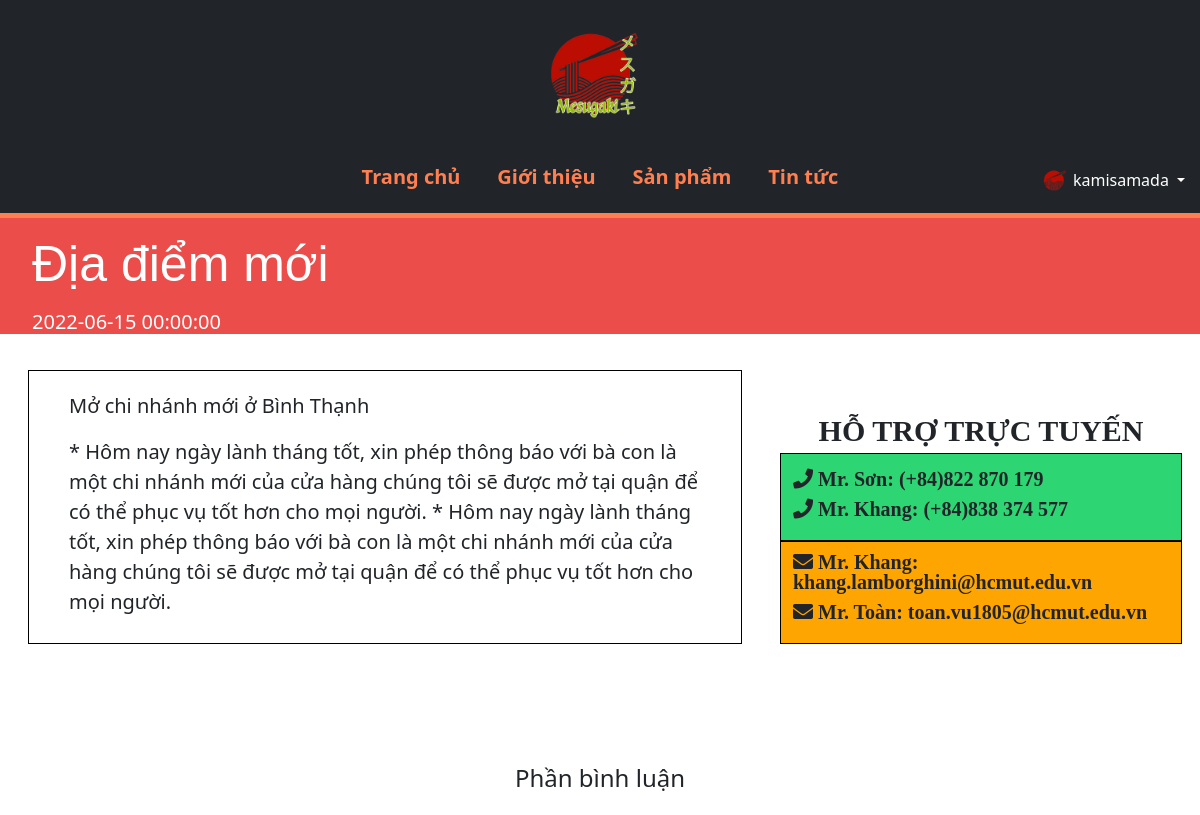
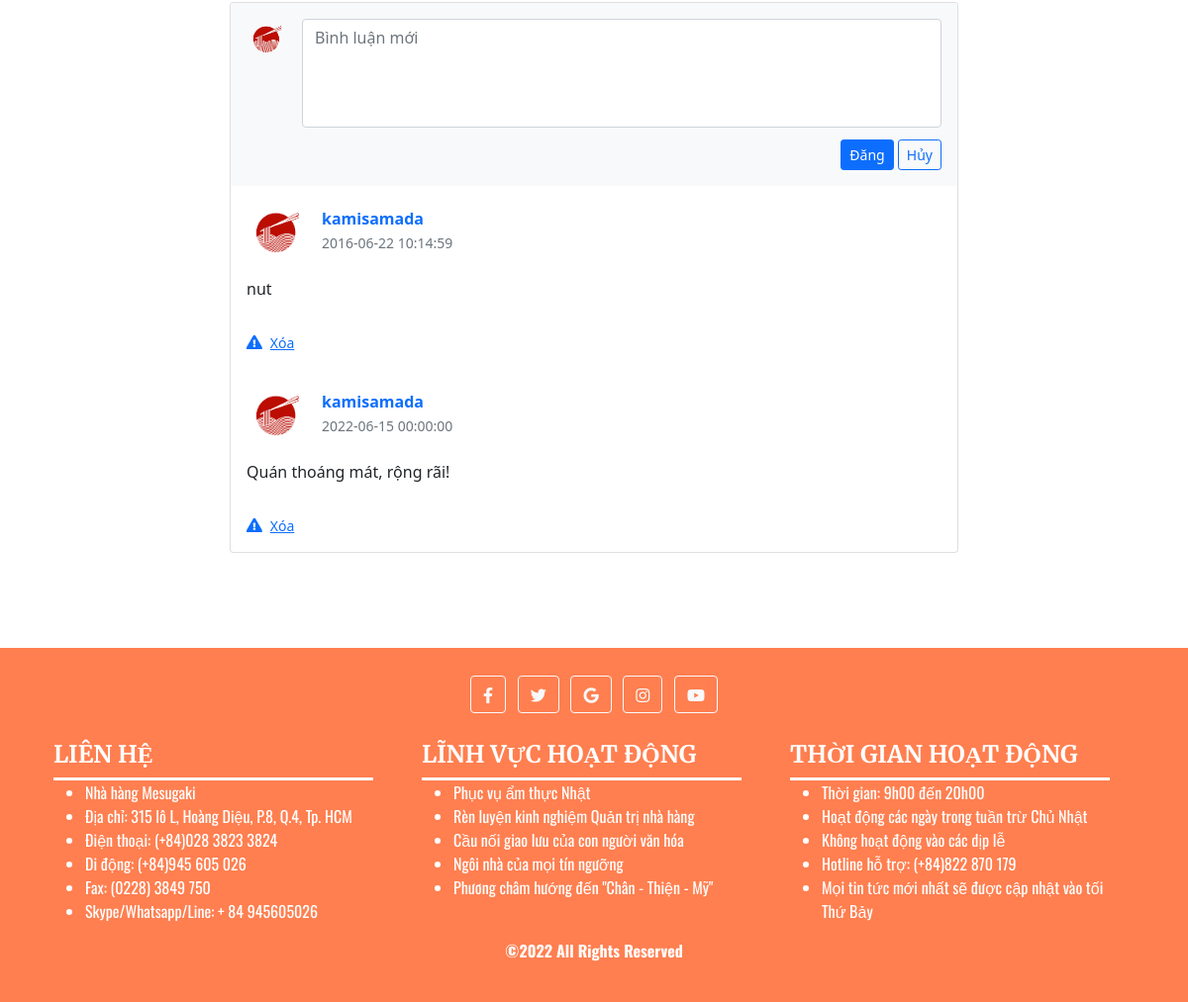
The app's page /newsInfo.php (signed in) with its own data (2 pictures, top to bottom).
### tables this page shows
CREATE TABLE `news` (
  `id` int(10) UNSIGNED NOT NULL,
  `name` varchar(100) NOT NULL,
  `datetime` datetime NOT NULL,
  `content` text NOT NULL,
  `contentBody` text NOT NULL
);

CREATE TABLE `news_comments` (
  `id` int(10) UNSIGNED NOT NULL auto_increment,
  `user_id` int(11) NOT NULL,
  `datetime` datetime NOT NULL,
  `content` text NOT NULL,
  `news_id` int(11) NOT NULL,
  `num_like` int NOT NULL DEFAULT 0,
  primary key(`id`)
);

CREATE TABLE `user` (
  `id` int(10) UNSIGNED NOT NULL,
  `username` varchar(100) NOT NULL,
  `password` varchar(255) NOT NULL,
  `full_name` varchar(100) NOT NULL,
  `sex` varchar(6) NOT NULL COMMENT 'Nam, Nữ, Khác',
  `birthday` date NOT NULL,
  `email` varchar(50) NOT NULL,
  `phone` varchar(15) NOT NULL,
  `address` varchar(255) NOT NULL,
  `admin` tinyint(1) NOT NULL DEFAULT 0 COMMENT '0: user, 1: admin'
);

### newsInfo.php (the view, shortened to what this page needs)
<!DOCTYPE html>
<html lang="en">
<head>
  <link href="https://cdnjs.cloudflare.com/ajax/libs/font-awesome/5.9.0/css/all.min.css" rel="stylesheet">
  <link href="https://cdn.jsdelivr.net/npm/bootstrap@5.1.3/dist/css/bootstrap.min.css" rel="stylesheet">
  <link rel="stylesheet" href="styles/news-info.css">
</head>
<body>
  <div>
    <?php $IPATH = $_SERVER["DOCUMENT_ROOT"]."/btl-web/";
    include($IPATH."navbar.php");?>
  </div>
  <?php
    require_once('config/config.php');
    $news_id = "";
    $query = "SELECT * FROM news WHERE id = '" . $news_id . "'";
    $res = mysqli_query($conn, $query);
    $newspage = mysqli_fetch_all($res, MYSQLI_ASSOC);
    $newspage1 = $newspage[0];
    $query1 = "SELECT * FROM news_comments WHERE news_id = '" . $news_id . "'";
    $res = mysqli_query($conn, $query1);
    $cmts = mysqli_fetch_all($res, MYSQLI_ASSOC);
    $query2 = "SELECT id, username FROM user";
    $res = mysqli_query($conn, $query2);
    $users = mysqli_fetch_all($res, MYSQLI_ASSOC);
  ?>
  <div id="container">
    <div class="newsDISP" style="padding: 1em 0 0 2em; background-color: #eb4d4b">
        <div class="mb-3 text-white">
            <h1 style="font-size: 50px"><?php echo htmlspecialchars($newspage1['name']); ?></h1>
        </div>
        <p class="lead text-white">
          <span class="text-white">
            <h5 class="text-white"><?php echo htmlspecialchars($newspage1['datetime']); ?></h5>
          </span>
        </p>
        </div>
        <div class="row">
          <div class="col-sm-7" style="border: 1px solid black; padding: 1em 2em 0 2em; margin: 1em 2em 0 2em; font-size: 20px">
          <p><?php echo htmlspecialchars($newspage1['content']); ?></p>
          <p><?php echo htmlspecialchars($newspage1['contentBody']); ?></p>
          </div>
          <div class="col-sm-4" style="padding: 0 20px 0 10px; margin-top: 10px">
    <div class="row">
      <br><br>
    </div>
      <div class="row" style="font-weight: bold; font-size: 30px; display: flex; justify-content: center; align-items: center; font-family: 'Charis SIL', serif;">
        HỖ TRỢ TRỰC TUYẾN
      </div>
      <div class="row" style="font-size: 20px; background-color: #2ed573; border: 1px solid black; display: flex">
        <p style="padding-top: 10px"><i class="fa fa-phone"> Mr. Sơn: (+84)822 870 179</i><br>
        <i class="fa fa-phone"> Mr. Khang: (+84)838 374 577</i>
      </p>
      </div>
      <div class="row" style="font-size: 20px; background-color: #ffa502; border: 1px solid black; display: flex">
        <p style="padding-top: 10px"><i class="fas fa-envelope"> Mr. Khang: khang.lamborghini@hcmut.edu.vn</i><br>
        <i class="fas fa-envelope"> Mr. Toàn: toan.vu1805@hcmut.edu.vn</i>
      </p>
      </div>
    </div>
        </div>
        <div class="container my-5 py-5">
          <div class="row d-flex justify-content-center commentDISP">
          <div class="col-md-6 text-center">
            <h4 class="my-4 h4">Phần bình luận</h4>
          </div>
          </div>
          <div class="row d-flex justify-content-center">
            <div class="col-md-12 col-lg-10 col-xl-8">
              <div class="card">
                <div class="card-header py-3 border-0" style="background-color: #f8f9fa;">
                  <form action="" method="post">
                    <div class="d-flex flex-start w-100">
                      <img class="rounded-circle shadow-1-strong me-3"
                        src="img/logo.png" alt="avatar" width="40"
                        height="40" />
                      <div class="form-outline w-100">
                        <textarea class="form-control" id="textAreaExample" rows="4"
                          style="background: #fff; resize: none;" placeholder="Bình luận mới" name="comment_text"></textarea>
                      </div>
                    </div>
                    <div class="float-end mt-2 pt-1">
                      <button type="submit" class="btn-orange btn btn-primary btn-sm" name="comment_post">Đăng</button>
                      <input type="reset" class="btn-orange-out btn btn-outline-primary btn-sm" value="Hủy"></input>
                    </div>
                  </form>
                </div>
                <?php
                  if (isset($_SESSION['admin']) == false);
                  else if ($_SESSION['admin'] == 1){
                    foreach($cmts as $comment){
                ?>
                <div class="card-body">
                  <div class="d-flex flex-start align-items-center">
                    <img class="rounded-circle shadow-1-strong me-3"
                      src="img/logo.png" alt="avatar" width="60"
                      height="60" />
                    <div>
                      <h6 class="fw-bold text-primary mb-1">
                        <?php
                          $key = array_search($comment['user_id'], array_column($users, 'id'));
                          $id = $comment['id'];
                          echo $users[$key]['username'];
                        ?>
                      </h6>
                      <p class="text-muted small mb-0">
                        <?php echo $comment['datetime'];?>
                      </p>
                    </div>
                  </div>
                  <p class="mt-3 mb-4 pb-2">
                    <?php echo htmlspecialchars($comment['content']);?>
                  </p>
                  <div class="small d-flex justify-content-start">
                  <a href=<?php echo "admin/deleteNewsComment.php?id=$id&news_id=$news_id"?> class="d-flex align-items-center me-3">
                    <i class="fas fa-exclamation-triangle me-2"></i>
                    <p class="mb-0">Xóa</p>
                    </a>
                  </div>
                </div>
                <?php
                    }
                }
                ?>
              </div>
            </div>
          </div>
        </div>
    </div>
  <div>
    <?php $IPATH = $_SERVER["DOCUMENT_ROOT"]."/btl-web/";
    include($IPATH."footer.php");?>
  </div>
</body>
</html>

### styles/news-info.css (style rules this page uses)
:root { --color: #ff7f50; --border: 5px solid #ff7f50; --gray: #57606f; --bg: rgba(255, 255, 255, 0.3); }
h1 { font-family: "Segoe UI Black", sans-serif; display: inline-block; position: relative; text-align: center; font-size: 34px; color: white; margin: 0; }
.newsDISP { background-color: var(--gray); }

### styles/header.css (style rules this page uses)
* { margin: 0; padding: 0; box-sizing: border-box; outline: none; border: none; text-decoration: none; transition: 0.2s linear; }
:root { --color: #ff7f50; --border: 5px solid #ff7f50; --gray: #57606f; --bg: rgba(255, 255, 255, 0.3); }

### records on screen
news: name "Địa điểm mới", datetime "2022-06-15 00:00:00", content "Mở chi nhánh mới ở Bình Thạnh", contentBody "* Hôm nay ngày lành tháng tốt, xin phép thông báo với bà con là một chi nhánh mới của cửa hàng chúng tôi sẽ được mở tại quận để có thể phục vụ tốt hơn cho mọi người. * Hôm nay ngày lành tháng tốt, xin phép thông báo với bà con là một chi nhánh mới của cửa hàng chúng tôi sẽ được mở tại quận để có thể phục vụ tốt hơn cho mọi người."
news_comments: user.username "kamisamada", datetime "2016-06-22 10:14:59", content "nut"
news_comments: user.username "kamisamada", datetime "2022-06-15 00:00:00", content "Quán thoáng mát, rộng rãi!"

### other values on screen
$_SESSION['username'] "kamisamada"
